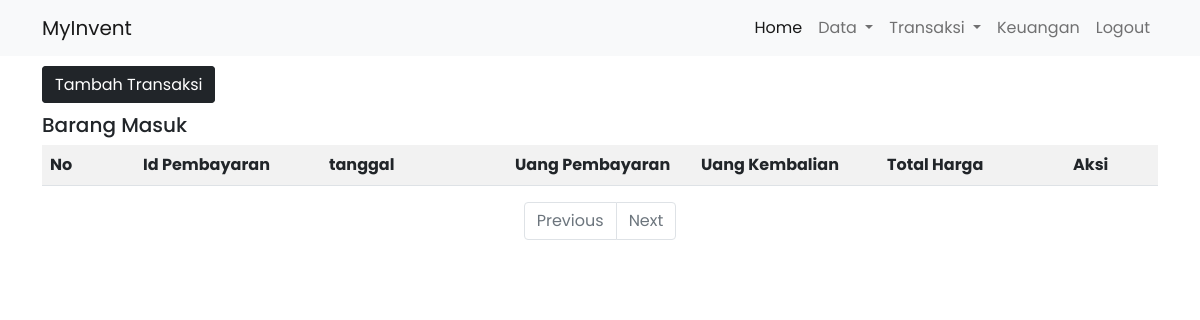
The app's page /transaksi/barang-masuk.php (signed in), older data.
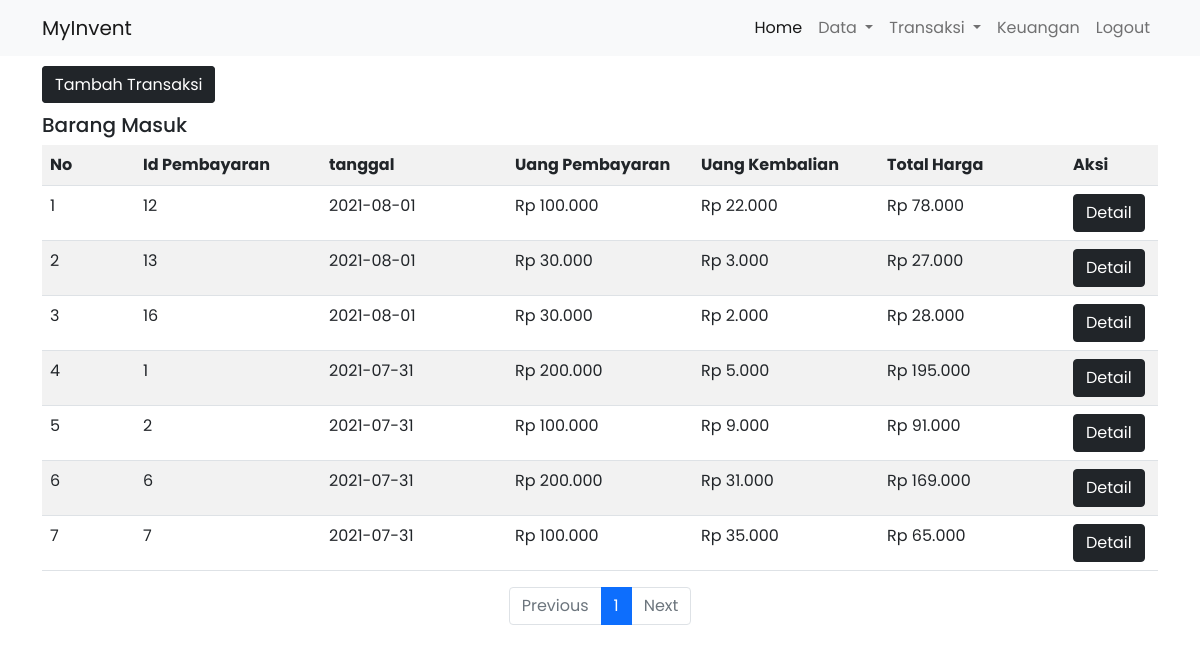
The same page, newer data.
### tables this page shows
CREATE TABLE `t_pembayaran` (
  `id_pembayaran` int(11) NOT NULL,
  `total_harga` double NOT NULL,
  `uang_pembayaran` double NOT NULL,
  `uang_kembalian` double NOT NULL,
  `tanggal` date NOT NULL,
  `tipe` enum('masuk','keluar') NOT NULL,
  `id_user` int(11) NOT NULL
);

### includes/config.php (called while the page is built, shortened)
<?php
 	function rupiah($angka){
	$hasil_rupiah = "Rp " . number_format($angka,0,',','.');
	return $hasil_rupiah;
	}
function dbConnect()
{
	$db = new mysqli("localhost", "root", "", "siabangade");
	return $db;
}
function getListTransaksi($halaman_awal=Null, $batas=Null, $cari=Null)
{
	$db = dbConnect();
	if ($db->connect_errno == 0) {
		$sql = "SELECT id_pembayaran,`tanggal`,total_harga,uang_pembayaran,uang_kembalian  FROM `t_pembayaran` WHERE tipe = '$cari' ORDER BY tanggal desc ".(($halaman_awal==Null&&$batas==Null) ? "" : "limit $halaman_awal, $batas");
		$res = $db->query($sql);
		if ($res) {
			$data = $res->fetch_all(MYSQLI_ASSOC);
			return $data;
		} else
			return FALSE;
	} else
		return FALSE;
}
?>

### transaksi/barang-masuk.php (the view, shortened to what this page needs)
<?php
include '../includes/config.php';
include '../includes/header.php';
?>
<nav class="navbar navbar-expand-lg navbar-light bg-light">
    <div class="container">
        <a class="navbar-brand" href="#">MyInvent</a>
        <div class="collapse navbar-collapse" id="navbarNav">
            <ul class="navbar-nav ms-auto">
                <li class="nav-item">
                    <a class="nav-link active" aria-current="page" href="../dashboard.php">Home</a>
                </li>
                <li class="nav-item dropdown">
                    <a class="nav-link dropdown-toggle" href="#" id="dropdownData" role="button" data-bs-toggle="dropdown" aria-expanded="false">
                        Data
                    </a>
                </li>
                <li class="nav-item dropdown">
                    <a class="nav-link dropdown-toggle" href="#" id="navbarDropdownMenuLink" role="button" data-bs-toggle="dropdown" aria-expanded="false">
                        Transaksi
                    </a>
                </li>
                <li class="nav-item">
                    <a class="nav-link" href="../keuangan/index.php">Keuangan</a>
                </li>
                <li class="nav-item">
                    <a class="nav-link" href="../logout.php">Logout</a>
                </li>
            </ul>
        </div>
    </div>
</nav>
<div class="container">
    <div class="row mt-3">
        <div class="col-6 col-md-9">
            <div class="tbhdata__search">
                <a href="tambah-barang-masuk.php" class="btn btn-dark d-inline">Tambah Transaksi</a>
            </div>
        </div>
    </div>
</div>
<div class="container mt-3">
    <div class="row">
        <div class="col-md-12">
            <h5>Barang Masuk</h5>
            <table class="table table-striped table-hover">
                <tr>
                    <th class="col-md-1">No</th>
                    <th class="col-md-2">Id Pembayaran</th>
                    <th class="col-md-2">tanggal</th>
                    <th class="col-md-2">Uang Pembayaran</th>
                    <th class="col-md-2">Uang Kembalian</th>
                    <th class="col-md-2">Total Harga</th>
                    <th class="col-md-1">Aksi</th>
                </tr>
                <?php
            $batas=10;
            $data_barang = getListTransaksi(Null,Null,"masuk");
            $halaman = (isset($_GET['halaman']))?(int)$_GET['halaman'] : 1;
            $halaman_awal = ($halaman>1) ? ($halaman * $batas) - $batas : 0;
            $previous = $halaman - 1;
            $next = $halaman + 1;
            $jumlah_data = count($data_barang);
            $total_halaman = ceil($jumlah_data / $batas);
            $databaris = getListTransaksi($halaman_awal,$batas,"masuk");
            $i = $halaman_awal+1;
        foreach ($databaris as $datamasuk) { ?>
                    <tr>
                        <td><?php echo $i; ?></td>
                        <td><?php echo $datamasuk['id_pembayaran']; ?></td>
                        <td><?php echo $datamasuk['tanggal']; ?></td>
                        <td><?php echo rupiah($datamasuk['uang_pembayaran']); ?></td>
                        <td><?php echo rupiah($datamasuk['uang_kembalian']); ?></td>
                        <td><?php echo rupiah($datamasuk['total_harga']); ?></td>
                        <td>
                            <button type="button" class="btn btn-dark" data-bs-toggle="modal" data-bs-target="#detail<?php echo $datamasuk['id_pembayaran']; ?>">
                                Detail
                            </button>
                        </td>
                    </tr>
                <?php $i++;
                }
                ?>
            </table>
            <nav aria-label="Page navigation example">
        <ul class="pagination justify-content-center">
              <li class="page-item <?php if($halaman==1) echo "disabled"; ?>"><a class="page-link" <?php if($halaman > 1){ echo "href='?halaman=$previous"; } ?>>Previous</a></li>
              <?php
              for($x=1;$x<=$total_halaman;$x++){
               ?>
              <li class="page-item <?php if($halaman==$x) echo "active"; ?>"><a class="page-link" href="?halaman=<?php echo $x?>"><?php echo $x; ?></a></li>
              <?php
              }
               ?>
              <li class="page-item <?php if($halaman>=$total_halaman) echo "disabled"; ?>"><a  class="page-link" <?php if($halaman < $total_halaman) { echo "href='?halaman=$next'"; } ?>>Next</a></li>
            </ul>
    </nav>
        </div>
    </div>
</div>
<?php
include '../includes/footer.php';
?>

### includes/header.php (shortened to what this page needs)
<!doctype html>
<html lang="en">
<head>
    <link href="https://cdn.jsdelivr.net/npm/bootstrap@5.0.2/dist/css/bootstrap.min.css" rel="stylesheet">
    <link rel="stylesheet" href="../MyInvent/assets/css/style.css">
    <link rel="stylesheet" href="../assets/css/style.css">
    <link rel="stylesheet" href="https://cdnjs.cloudflare.com/ajax/libs/font-awesome/5.15.3/css/all.min.css" />
    <link href='https://unpkg.com/boxicons@2.0.9/css/boxicons.min.css' rel='stylesheet'>
</head>
<body>

### includes/footer.php (shortened to what this page needs)
</body>
</html>

### assets/css/style.css (style rules this page uses)
body, input { font-family: "Poppins", sans-serif; }

Row changes from the older to the newer data that the page shows:
added t_pembayaran: id_pembayaran "12", tanggal "2021-08-01", uang_pembayaran "Rp 100.000", uang_kembalian "Rp 22.000", total_harga "Rp 78.000"
added t_pembayaran: id_pembayaran "13", tanggal "2021-08-01", uang_pembayaran "Rp 30.000", uang_kembalian "Rp 3.000", total_harga "Rp 27.000"
added t_pembayaran: id_pembayaran "16", tanggal "2021-08-01", uang_pembayaran "Rp 30.000", uang_kembalian "Rp 2.000", total_harga "Rp 28.000"
added t_pembayaran: id_pembayaran "1", tanggal "2021-07-31", uang_pembayaran "Rp 200.000", uang_kembalian "Rp 5.000", total_harga "Rp 195.000"
added t_pembayaran: id_pembayaran "2", tanggal "2021-07-31", uang_pembayaran "Rp 100.000", uang_kembalian "Rp 9.000", total_harga "Rp 91.000"
added t_pembayaran: id_pembayaran "6", tanggal "2021-07-31", uang_pembayaran "Rp 200.000", uang_kembalian "Rp 31.000", total_harga "Rp 169.000"
added t_pembayaran: id_pembayaran "7", tanggal "2021-07-31", uang_pembayaran "Rp 100.000", uang_kembalian "Rp 35.000", total_harga "Rp 65.000"
Text that changed along with them:
new list line: "1"
